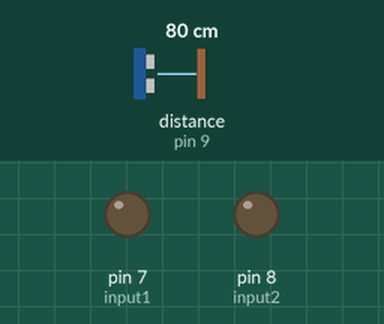
This sketch was run on a simulated Arduino Uno, built with avr-gcc and run on an emulated ATmega328P. Parts: output pins drawn as LEDs (lit = HIGH). Wiring (inferred from the names in the program): ultrasonic range finder: trigger pin 10; echo pin 9. The test bench sets the inputs (shaded band); at power-on: distance to the obstacle (sensor on pin 9) 80 cm. The echo pulse lasts 58.3 µs per cm; pins used as bus, display or sensor lines are not drawn.

Above: at 1.2 s.
1.3 s: distance to the obstacle (sensor on pin 9) set to 22 cm
2.8 s: distance to the obstacle (sensor on pin 9) set to 19 cm
At 3.3 s:
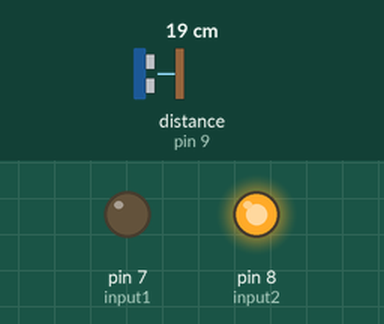
4.3 s: distance to the obstacle (sensor on pin 9) set to 17 cm
5.8 s: distance to the obstacle (sensor on pin 9) set to 14 cm
At 6.8 s:
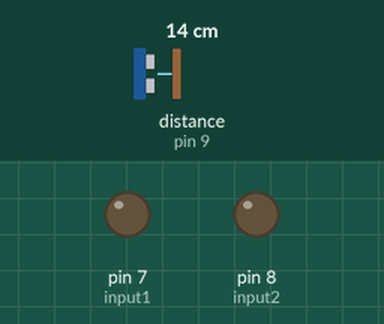
Timing chart, 0 to 8.3 s (numbered marks = the images above; inputs shaded):
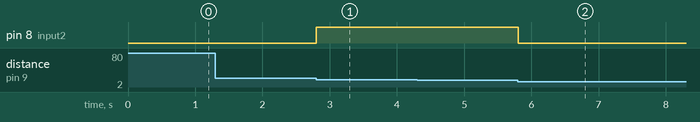

Measured:
- the behaviour switches between 21 and 20 cm on distance to the obstacle (sensor on pin 9) (found by bisection; images 0 and 1)
- the behaviour switches between 16 and 15 cm on distance to the obstacle (sensor on pin 9) (found by bisection; images 1 and 2)
- after the input at 1.3 s, every drawn part: stays the same
- after the input at 2.8 s, pin 8 (input2): LOW → HIGH at once
- after the input at 4.3 s, every drawn part: stays the same
- after the input at 5.8 s, pin 8 (input2): HIGH → LOW at once

The sketch:

Code.ino
```cpp
//declaring all the required pins
int trigPin = 10;
int echoPin = 9;

int input1 = 7;
int input2 = 8;

void setup()
{
  //defining their pin type
  pinMode(trigPin, OUTPUT);
  pinMode(echoPin, INPUT);
  pinMode(input1, OUTPUT);
  pinMode(input2, OUTPUT);
}

void loop()
{
  int duration;
  int distance;

  //taking data from ultrasonic sensor
  digitalWrite(trigPin, LOW);
  delayMicroseconds(2);
  digitalWrite(trigPin, HIGH);
  delayMicroseconds(10);
  digitalWrite(trigPin, LOW);

  duration = pulseIn(echoPin, HIGH);

  distance = duration * 0.034/2;
  if (distance < 10)
  {
    digitalWrite(input1, LOW);
    digitalWrite(input2, LOW);
  }

  if (distance >= 10 && distance < 15)
  {
    digitalWrite(input1, HIGH);
    digitalWrite(input2, LOW);
  }

  if (distance >= 15 && distance < 20)
  {
    digitalWrite(input1, LOW);
    digitalWrite(input2, HIGH);
  }

  else
  {
   	digitalWrite(input1, LOW);
   	digitalWrite(input2, LOW);
  }
}
```
